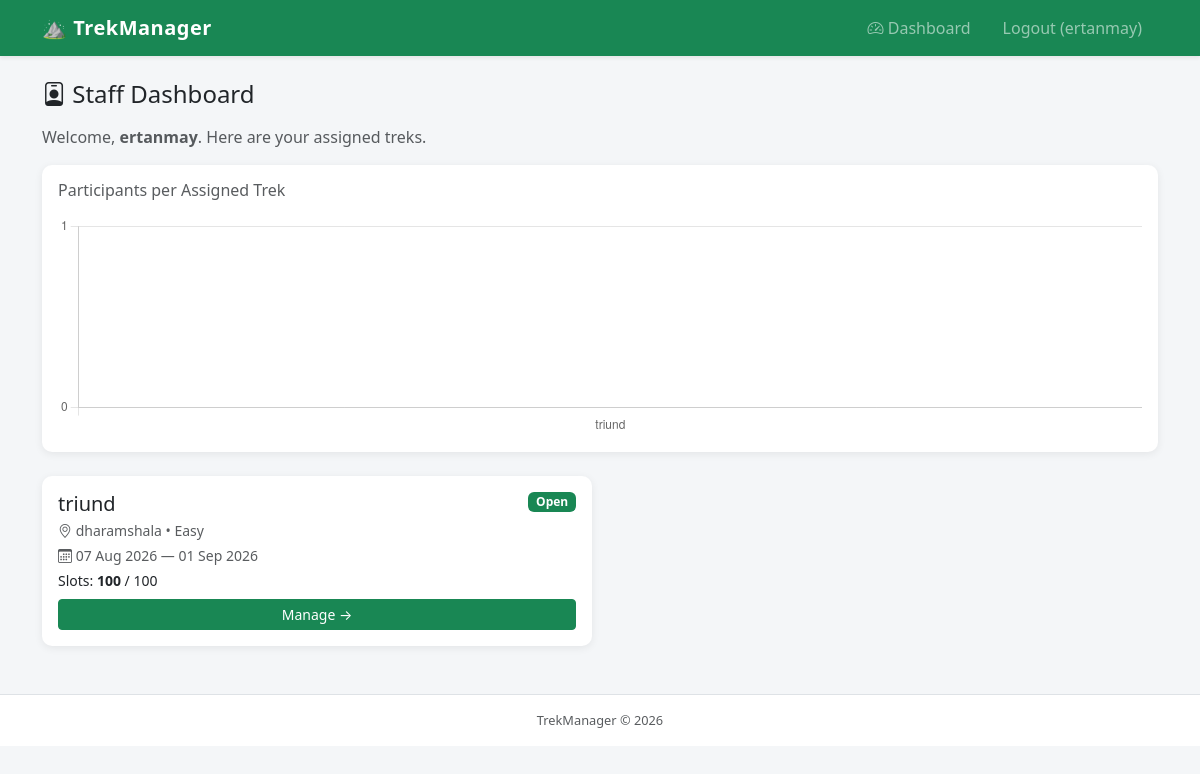
/staff/dashboard (signed in), run on the app's committed database.
### models.py (models this page shows, shortened)
class User(UserMixin, db.Model):
    id = db.Column(db.Integer, primary_key=True)
    username = db.Column(db.String(80), unique=True, nullable=False)
    email = db.Column(db.String(120), unique=True, nullable=False)
    password_hash = db.Column(db.String(200), nullable=False)
    role = db.Column(db.String(20), nullable=False, default='user')  # admin, staff, user
    is_blacklisted = db.Column(db.Boolean, default=False)
    created_at = db.Column(db.DateTime, default=datetime.utcnow)
    bookings = db.relationship('Booking', backref='user', lazy=True)
    staff_profile = db.relationship('StaffProfile', backref='user', uselist=False)

class Trek(db.Model):
    id = db.Column(db.Integer, primary_key=True)
    name = db.Column(db.String(100), nullable=False)
    location = db.Column(db.String(100), nullable=False)
    difficulty = db.Column(db.String(20), nullable=False)  # Easy, Moderate, Hard
    duration = db.Column(db.Integer, nullable=False)  # in days
    total_slots = db.Column(db.Integer, nullable=False)
    available_slots = db.Column(db.Integer, nullable=False)
    status = db.Column(db.String(20), default='Pending')  # Pending, Open, Closed, Completed
    start_date = db.Column(db.Date, nullable=True)
    end_date = db.Column(db.Date, nullable=True)
    description = db.Column(db.Text, nullable=True)
    assigned_staff_id = db.Column(db.Integer, db.ForeignKey('user.id'), nullable=True)
    created_at = db.Column(db.DateTime, default=datetime.utcnow)
    assigned_staff = db.relationship('User', foreign_keys=[assigned_staff_id])
    bookings = db.relationship('Booking', backref='trek', lazy=True)

### routes.py (the view)
@main.route('/staff/dashboard')
@staff_required
def staff_dashboard():
    treks = Trek.query.filter_by(assigned_staff_id=current_user.id).all()
    chart_labels = [t.name for t in treks]
    chart_data   = [
        Booking.query.filter_by(trek_id=t.id, status='Booked').count()
        for t in treks
    ]
    return render_template('staff/dashboard.html',
        treks=treks,
        chart_labels=json.dumps(chart_labels),
        chart_data=json.dumps(chart_data),
    )

### app.py (called while the page is built)
def create_app():
    app = Flask(__name__)
    app.config.from_object(Config)
    db.init_app(app)
    login_manager.init_app(app)
    with app.app_context():
        import models
        db.create_all()
        from create_admin import seed_admin
        seed_admin()
    @login_manager.user_loader
    def load_user(user_id):
        from models import User
        return db.session.get(User, int(user_id))
    from routes import main
    from api_routes import api
    app.register_blueprint(main)
    app.register_blueprint(api, url_prefix='/api')
    return app

### routes.py (called while the page is built)
def staff_required(f):
    @wraps(f)
    def decorated(*args, **kwargs):
        if not current_user.is_authenticated or current_user.role != 'staff':
            flash('Staff access required.', 'danger')
            return redirect(url_for('main.login'))
        if not current_user.staff_profile or not current_user.staff_profile.is_approved:
            flash('Your account is pending admin approval.', 'warning')
            return redirect(url_for('main.login'))
        return f(*args, **kwargs)
    return decorated

### templates/staff/dashboard.html (shortened to what this page needs)
{% extends 'base.html' %}
{% block content %}
<h4 class="mb-3"><i class="bi bi-person-badge"></i> Staff Dashboard</h4>
<p class="text-muted">Welcome, <strong>{{ current_user.username }}</strong>. Here are your assigned treks.</p>
{% if treks %}
<div class="card p-3 mb-4">
    <h6 class="text-muted mb-3">Participants per Assigned Trek</h6>
    <canvas id="staffChart" style="max-height:220px;"></canvas>
</div>
<div class="row g-3">
{% for trek in treks %}
<div class="col-md-6">
    <div class="card p-3 h-100">
        <div class="d-flex justify-content-between align-items-start">
            <h5 class="mb-1">{{ trek.name }}</h5>
            {% set sc = {'Pending':'secondary','Open':'success','Closed':'danger','Completed':'info'} %}
            <span class="badge bg-{{ sc.get(trek.status, 'secondary') }}">{{ trek.status }}</span>
        </div>
        <p class="text-muted mb-1 small"><i class="bi bi-geo-alt"></i> {{ trek.location }} &bull; {{ trek.difficulty }}</p>
        <p class="text-muted mb-1 small"><i class="bi bi-calendar3"></i>
            {{ trek.start_date.strftime('%d %b %Y') if trek.start_date else 'TBD' }}
            {% if trek.end_date %} &mdash; {{ trek.end_date.strftime('%d %b %Y') }}{% endif %}
        </p>
        <p class="mb-2 small">Slots: <strong>{{ trek.available_slots }}</strong> / {{ trek.total_slots }}</p>
        <a href="{{ url_for('main.staff_trek_detail', id=trek.id) }}" class="btn btn-sm btn-success mt-auto">
            Manage &rarr;
        </a>
    </div>
</div>
{% endfor %}
</div>
{% else %}
<div class="text-center text-muted py-5">
    <i class="bi bi-map fs-1"></i>
    <p class="mt-2">No treks assigned to you yet.</p>
</div>
{% endif %}
{% endblock %}
{% block scripts %}
{% if treks %}
<script>
    const labels = {{ chart_labels | safe }};
    const counts = {{ chart_data | safe }};
    new Chart(document.getElementById('staffChart'), {
        type: 'bar',
        data: {
            labels: labels.length ? labels : ['No treks'],
            datasets: [{
                label: 'Booked Participants',
                data: counts.length ? counts : [0],
                backgroundColor: '#198754'
            }]
        },
        options: {
            plugins: { legend: { display: false } },
            scales: { y: { beginAtZero: true, ticks: { stepSize: 1 } } }
        }
    });
</script>
{% endif %}
{% endblock %}

### templates/base.html (shortened to what this page needs)
<!DOCTYPE html>
<html lang="en">
<head>
    <link href="https://cdn.jsdelivr.net/npm/bootstrap@5.3.2/dist/css/bootstrap.min.css" rel="stylesheet">
    <link href="https://cdn.jsdelivr.net/npm/bootstrap-icons@1.11.3/font/bootstrap-icons.min.css" rel="stylesheet">
</head>
<body>
<nav class="navbar navbar-expand-lg navbar-dark bg-success shadow-sm">
    <div class="container">
        <a class="navbar-brand" href="#">&#9968; TrekManager</a>
        <div class="collapse navbar-collapse" id="navMenu">
            <ul class="navbar-nav ms-auto align-items-lg-center">
                {% if current_user.is_authenticated %}
                    {% if current_user.role == 'admin' %}
                        <li class="nav-item"><a class="nav-link" href="{{ url_for('main.admin_dashboard') }}"><i class="bi bi-speedometer2"></i> Dashboard</a></li>
                        <li class="nav-item"><a class="nav-link" href="{{ url_for('main.admin_treks') }}"><i class="bi bi-map"></i> Treks</a></li>
                        <li class="nav-item"><a class="nav-link" href="{{ url_for('main.admin_staff') }}"><i class="bi bi-people"></i> Staff</a></li>
                        <li class="nav-item"><a class="nav-link" href="{{ url_for('main.admin_users') }}"><i class="bi bi-person-lines-fill"></i> Users</a></li>
                        <li class="nav-item"><a class="nav-link" href="{{ url_for('main.admin_bookings') }}"><i class="bi bi-journal-check"></i> Bookings</a></li>
                        <li class="nav-item"><a class="nav-link" href="{{ url_for('main.admin_search') }}"><i class="bi bi-search"></i> Search</a></li>
                    {% elif current_user.role == 'staff' %}
                        <li class="nav-item"><a class="nav-link" href="{{ url_for('main.staff_dashboard') }}"><i class="bi bi-speedometer2"></i> Dashboard</a></li>
                    {% endif %}
                    <li class="nav-item ms-lg-2">
                        <a class="nav-link btn btn-outline-light btn-sm px-3" href="{{ url_for('main.logout') }}">
                            Logout <span class="d-none d-lg-inline">({{ current_user.username }})</span>
                        </a>
                    </li>
                {% else %}
                    <li class="nav-item"><a class="nav-link" href="{{ url_for('main.login') }}">Login</a></li>
                    <li class="nav-item"><a class="nav-link" href="{{ url_for('main.register') }}">Register</a></li>
                {% endif %}
            </ul>
        </div>
    </div>
</nav>
<div class="container mt-4 mb-5">
    {% block content %}{% endblock %}
</div>
<footer class="text-center text-muted py-3 border-top bg-white">
    TrekManager &copy; 2026
</footer>
{% block scripts %}{% endblock %}
</body>
</html>

### templates/base.html (style rules this page uses)
body { background-color: #f4f6f8; }
.navbar-brand { font-weight: 700; letter-spacing: .5px; }
.card { border: none; box-shadow: 0 2px 8px rgba(0,0,0,.07); border-radius: 10px; }
.badge { font-size: .75em; }
footer { font-size: .8rem; }

### data on the page
User: username "ertanmay"
Trek: name "triund", status "Open", location "dharamshala", difficulty "Easy", start_date "07 Aug 2026", end_date "01 Sep 2026", available_slots "100", total_slots "100"

### other printed values
chart data {{ chart_labels | safe }} ["triund"]
chart data {{ chart_data | safe }} [0]
